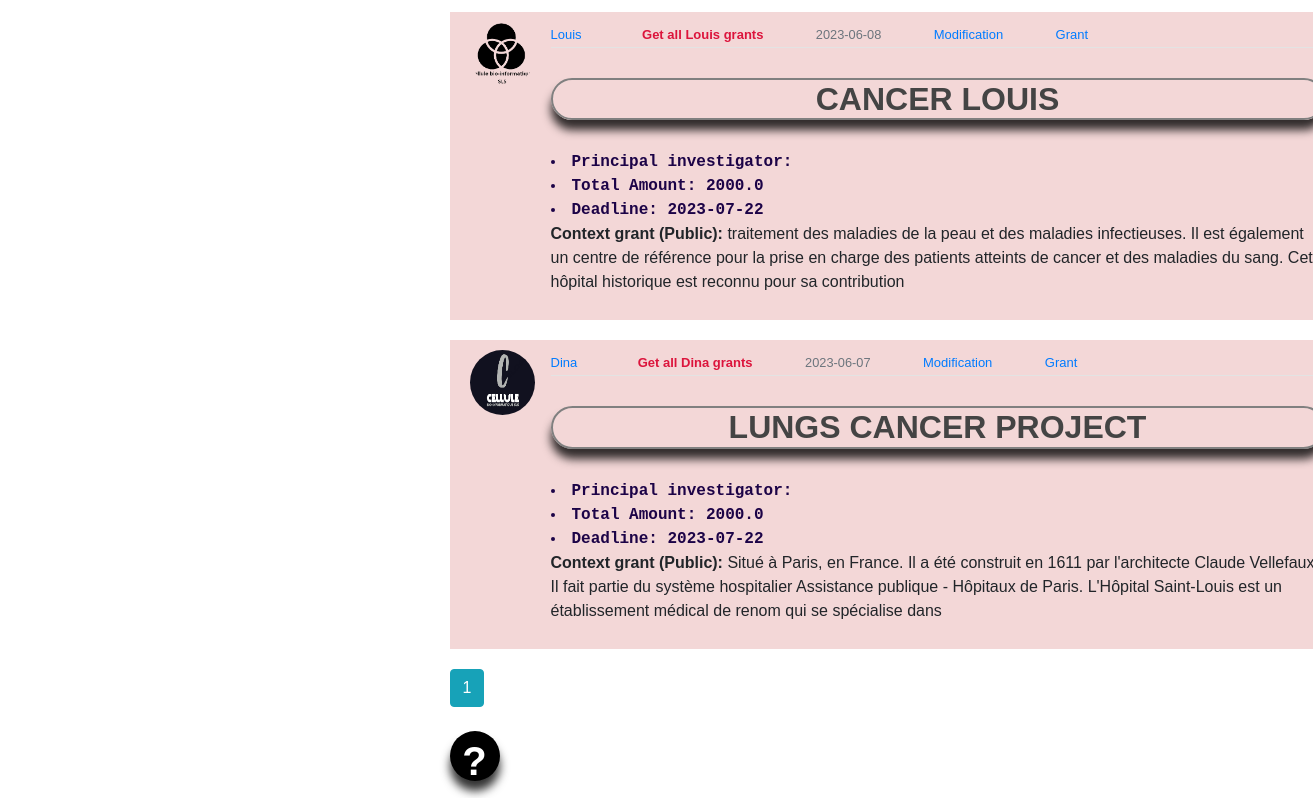
Before: /project_home (signed in, middle part) with the older database file.
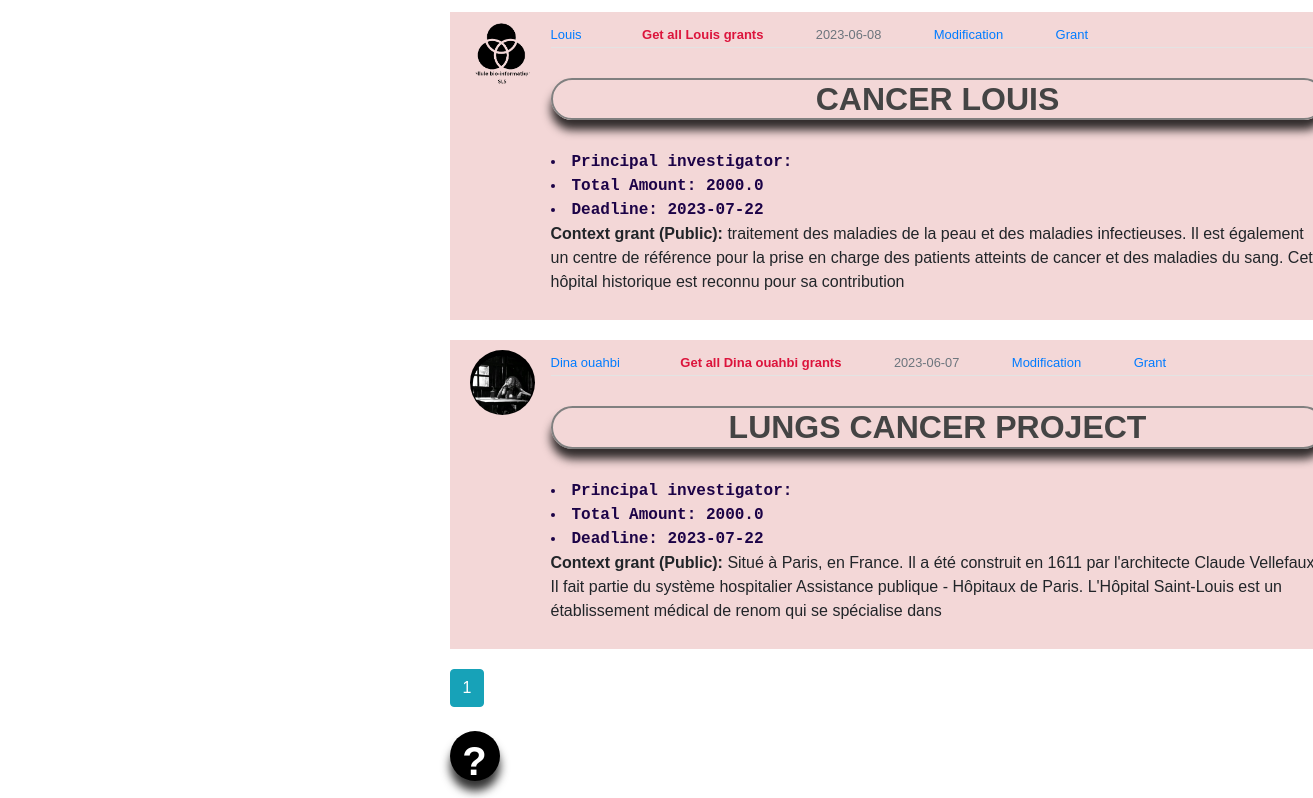
After: the same page with the newer database file.
### flaskblog/models.py (models this page shows, shortened)
class Grant(db.Model):
    id = db.Column(db.Integer, primary_key=True)
    username = db.Column(db.String(20), unique=False, nullable=False)
    project_title = db.Column(db.String(120), unique=True, nullable=False)
    project_context = db.Column(db.Text, unique=True, nullable=False)
    project_summary = db.Column(db.Text, unique=True, nullable=False)
    bioF_needs = db.Column(db.Text, unique=False, nullable=False)
    data_owner = db.Column(db.String(20), unique=False, nullable=False)
    data_type = db.Column(db.String(20), unique=False, nullable=False)
    data_size = db.Column(db.Integer, unique=False, nullable=False)
    funding_type = db.Column(db.String(20), unique=False, nullable=False)
    total_amount = db.Column(db.String(20), unique=False, nullable=False)
    deadline = db.Column(db.Date(), unique=False, nullable=False)
    email = db.Column(db.String(120), nullable=False, default='noCopyMail@mail.com')
    date_posted = db.Column(db.DateTime, nullable=False,default=datetime.utcnow)
    user_id = db.Column(db.Integer, db.ForeignKey('user.id'), nullable=True)
    is_accepted = db.Column(db.Boolean, default=False, nullable=True)
    project_token = db.Column(db.String(120), unique=False, nullable=True)
    urgency_of_request = db.Column(db.String(20), unique=False, nullable=True)
    if_urgency = db.Column(db.Text, unique=False, nullable=True)
    project_context_private = db.Column(db.Text, unique=False, nullable=True)
    data_available = db.Column(db.String(20), unique=False, nullable=True)
    access_data = db.Column(db.String(120), unique=False, nullable=True)
    if_regulatory_requirements = db.Column(db.String(20), unique=False, nullable=False)
    add_info = db.Column(db.Text, unique=False, nullable=False)
    regulatory_requirements = db.Column(db.String(20), unique=False, nullable=True)
    application = db.Column(db.String(20), unique=False, nullable=True)
    clinical_service = db.Column(db.String(20), unique=False, nullable=True)
    organism = db.Column(db.String(20), unique=False, nullable=True)
    laboratories = db.Column(db.String(20), unique=False, nullable=True)
    if_no_laboratory = db.Column(db.String(20), unique=False, nullable=True)
    principal_investigator = db.Column(db.String(20), unique=False, nullable=True)
    promotor = db.Column(db.String(20), unique=False, nullable=True)

class User(db.Model, UserMixin):
    id = db.Column(db.Integer, primary_key=True)
    username = db.Column(db.String(20), unique=True, nullable=False)
    email = db.Column(db.String(120), unique=True, nullable=False)
    aphp_num = db.Column(db.String(20), unique=True, nullable=False)
    status = db.Column(db.String(120), nullable=False)
    image_file = db.Column(db.String(20), nullable=False,default='default.png')
    is_admin = db.Column(db.Boolean, default=False)
    password = db.Column(db.String(60), nullable=False)
    posts = db.relationship('Post', backref='author', lazy=True)
    projects = db.relationship('Project', backref='author', lazy=True)
    grants = db.relationship('Grant', backref='author', lazy=True)
    requests = db.relationship('Project_request', backref='author', lazy=True)

### flaskblog/main/routes.py (the view)
@main.route("/project_home")
@login_required
def project_home():
    page = request.args.get('page', 1,type=int)
    if not current_user.is_admin:
        projects = Project.query.filter_by(is_accepted=True).\
            filter_by(application='For_research').\
            order_by(Project.date_posted.desc()).\
                paginate(page=page, per_page=5)
    else:
        projects = Project.query.filter_by(is_accepted=True).order_by(Project.date_posted.desc()).paginate(page=page, per_page=5)
    grants = Grant.query.filter_by(is_accepted=True).order_by(Grant.date_posted.desc()).paginate(page=page, per_page=5)
    return render_template('project_home.html', projects=projects, grants=grants, instructions=instructions('projects'))

### flaskblog/main/routes.py (called while the page is built)
@main.context_processor
def base():
    form = SearchForm()
    return dict(form=form)

### flaskblog/models.py (called while the page is built)
@login_manager.user_loader
def load_user(user_id):
    return User.query.get(int(user_id))

### flaskblog/static/info.py (called while the page is built)
def instructions(key):
    dico = {
        'login': login,
        'register': register,
        'account':account,
        'about': about,
        'post':post,
        'projects':projects,
        'grants':grants,
        'about_us':about_us,
        'new_project':new_project,
        'new_post':new_post,
        'racine':racine
    }
    return dico[key]

### flaskblog/templates/project_home.html (shortened to what this page needs)
{% extends "layout.html" %}
{% block content %}
    {% for grant in grants.items %}
      <article class="media content-section-grant">
      {% if grant.author is none %}
        <img class="rounded-circle article-img" src="{{ url_for('static', filename='profile_pics/unknown.jpg') }}" alt="None user">
      {%else%}
        <a href="{{ url_for('users.user_profile',  username=grant.author.username) }}"><img class="rounded-circle article-img" src="{{ url_for('static', filename='profile_pics/'+grant.author.image_file) }}" alt=""></a>
      {%endif%}
        <div class="media-body">
        <div class="article-metadata">
          {% if grant.author is none %}
            <a class="mr-2" href="#">Unknown user</a>
          {%else%}
            <a class="mr-2" href="{{ url_for('users.user_profile',  username=grant.author.username) }}">{{ grant.author.username.capitalize() }}</a>
            <a class="mr-5 ml-5" href="{{ url_for('users.user_grants', username=grant.author.username) }}" style="font-weight: bold; color: crimson;">Get all {{ grant.author.username.capitalize() }} grants</a>
          {%endif%}
            <small class="text-muted">{{ grant.date_posted.strftime('%Y-%m-%d') }}</small>
            <a class="ml-5" href="{{ url_for('projects.grant', grant_id=grant.id) }}">Modification</a>
            <a class="ml-5" href="#">Grant</a>
        </div>
        <h2 class="article-title">{{ grant.project_title }}</h2>
        <li style="color: rgb(28, 3, 71); font-weight: bold; font-family: 'Courier New', Courier, monospace;"><b>Principal  investigator: </b>{{ grant.principal_investigator }}</li>
        <li style="color: rgb(28, 3, 71); font-weight: bold; font-family: 'Courier New', Courier, monospace;"><b>Total Amount: </b>{{ grant.total_amount }}</li>
        <li style="color: rgb(28, 3, 71); font-weight: bold; font-family: 'Courier New', Courier, monospace;"><b>Deadline: </b>{{ grant.deadline }}</li>
        <p class="article-content"> <b>Context grant (Public): </b>{{ grant.project_context }}</p>
      </div>
      </article>
    {% endfor %}
    {% for page_num in projects.iter_pages(left_edge=1, right_edge=1, left_current=1, right_current=2) %}
      {% if page_num %}
          {% if projects.page == page_num or grants.page == page_num %}
              <a class="btn btn-info mb-4" href="{{url_for('main.project_home', page=page_num)}}">{{ page_num }}</a>
          {%else%}
              <a class="btn btn-outline-info mb-4" href="{{url_for('main.project_home', page=page_num)}}">{{ page_num }}</a>
          {%endif%}
      {% else %}
        ...
      {% endif %}
    {% endfor %}
{% endblock content %}

Changed rows visible on the page:
changed through a linked row, Grant "LUNGS CANCER PROJECT": image_file: a different picture; author.username "Dina" → "Dina ouahbi"
